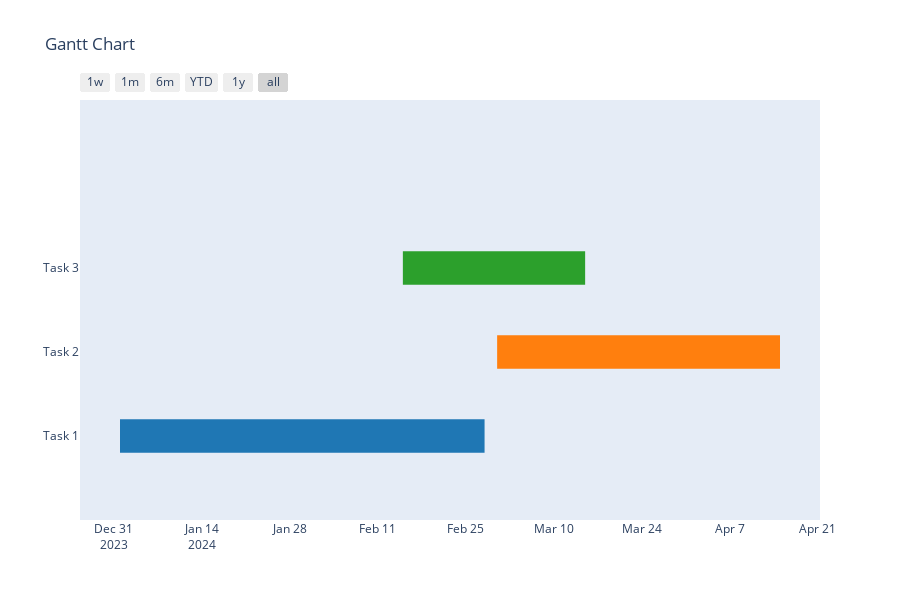

The code cell stored with this chart in its notebook:
### Code cell
import plotly.figure_factory as ff

# Sample data
df = [dict(Task="Task 1", Start='2024-01-01', Finish='2024-02-28'),
      dict(Task="Task 2", Start='2024-03-01', Finish='2024-04-15'),
      dict(Task="Task 3", Start='2024-02-15', Finish='2024-03-15')]

# Create Gantt chart
fig = ff.create_gantt(df)
fig.show()

### Figure 1 — Plotly figure (JSON) as saved in the notebook; plotly's stock layout.template omitted (floating-point values rounded to 4 significant figures)
{"data": [{"fill": "toself", "fillcolor": "rgb(255, 127, 14)", "hoverinfo": "name", "legendgroup": "rgb(255, 127, 14)", "mode": "none", "name": "Task 2", "type": "scatter", "x": ["2024-03-01", "2024-04-15", "2024-04-15", "2024-03-01"], "y": [0.8, 0.8, 1.2, 1.2]}, {"fill": "toself", "fillcolor": "rgb(31, 119, 180)", "hoverinfo": "name", "legendgroup": "rgb(31, 119, 180)", "mode": "none", "name": "Task 1", "type": "scatter", "x": ["2024-01-01", "2024-02-28", "2024-02-28", "2024-01-01"], "y": [-0.2, -0.2, 0.2, 0.2]}, {"fill": "toself", "fillcolor": "rgb(44, 160, 44)", "hoverinfo": "name", "legendgroup": "rgb(44, 160, 44)", "mode": "none", "name": "Task 3", "type": "scatter", "x": ["2024-02-15", "2024-03-15", "2024-03-15", "2024-02-15"], "y": [1.8, 1.8, 2.2, 2.2]}, {"legendgroup": "rgb(255, 127, 14)", "marker": {"color": "rgb(255, 127, 14)", "opacity": 0, "size": 1}, "mode": "markers", "name": "", "showlegend": false, "text": [null, null], "type": "scatter", "x": ["2024-03-01", "2024-04-15"], "y": [1, 1]}, {"legendgroup": "rgb(31, 119, 180)", "marker": {"color": "rgb(31, 119, 180)", "opacity": 0, "size": 1}, "mode": "markers", "name": "", "showlegend": false, "text": [null, null], "type": "scatter", "x": ["2024-01-01", "2024-02-28"], "y": [0, 0]}, {"legendgroup": "rgb(44, 160, 44)", "marker": {"color": "rgb(44, 160, 44)", "opacity": 0, "size": 1}, "mode": "markers", "name": "", "showlegend": false, "text": [null, null], "type": "scatter", "x": ["2024-02-15", "2024-03-15"], "y": [2, 2]}], "layout": {"height": 600, "hovermode": "closest", "showlegend": false, "title": {"text": "Gantt Chart"}, "xaxis": {"rangeselector": {"buttons": [{"count": 7, "label": "1w", "step": "day", "stepmode": "backward"}, {"count": 1, "label": "1m", "step": "month", "stepmode": "backward"}, {"count": 6, "label": "6m", "step": "month", "stepmode": "backward"}, {"count": 1, "label": "YTD", "step": "year", "stepmode": "todate"}, {"count": 1, "label": "1y", "step": "year", "stepmode": "backward"}, {"step": "all"}]}, "showgrid": false, "type": "date", "zeroline": false}, "yaxis": {"autorange": false, "range": [-1, 4], "showgrid": false, "ticktext": ["Task 1", "Task 2", "Task 3"], "tickvals": [0, 1, 2], "zeroline": false}}}
